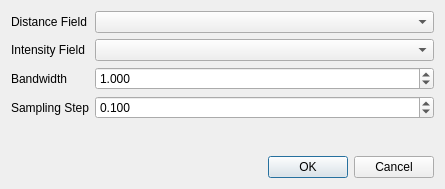
<?xml version="1.0" encoding="UTF-8"?>
<ui version="4.0">
 <class>ccCalibrateDeviceDlg</class>
 <widget class="QDialog" name="ccCalibrateDeviceDlg">
  <property name="geometry">
   <rect>
    <x>0</x>
    <y>0</y>
    <width>445</width>
    <height>189</height>
   </rect>
  </property>
  <property name="windowTitle">
   <string>Dialog</string>
  </property>
  <layout class="QVBoxLayout" name="verticalLayout">
   <item>
    <layout class="QFormLayout" name="formLayout">
     <item row="0" column="0">
      <widget class="QLabel" name="labelDistance">
       <property name="text">
        <string>Distance Field</string>
       </property>
      </widget>
     </item>
     <item row="0" column="1">
      <widget class="ScalarFieldsComboBox" name="comboDistance"/>
     </item>
     <item row="1" column="0">
      <widget class="QLabel" name="labelIntesity">
       <property name="text">
        <string>Intensity Field</string>
       </property>
      </widget>
     </item>
     <item row="1" column="1">
      <widget class="ScalarFieldsComboBox" name="comboIntensity"/>
     </item>
     <item row="2" column="1">
      <widget class="QDoubleSpinBox" name="spinBandwidth">
       <property name="decimals">
        <number>3</number>
       </property>
       <property name="value">
        <double>1.000000000000000</double>
       </property>
      </widget>
     </item>
     <item row="3" column="1">
      <widget class="QDoubleSpinBox" name="spinSamplingStep">
       <property name="decimals">
        <number>3</number>
       </property>
       <property name="value">
        <double>0.100000000000000</double>
       </property>
      </widget>
     </item>
     <item row="2" column="0">
      <widget class="QLabel" name="labelBandWidth">
       <property name="text">
        <string>Bandwidth</string>
       </property>
      </widget>
     </item>
     <item row="3" column="0">
      <widget class="QLabel" name="labelSamplingStep">
       <property name="text">
        <string>Sampling Step</string>
       </property>
      </widget>
     </item>
    </layout>
   </item>
   <item>
    <widget class="QDialogButtonBox" name="buttonBox">
     <property name="orientation">
      <enum>Qt::Horizontal</enum>
     </property>
     <property name="standardButtons">
      <set>QDialogButtonBox::Cancel|QDialogButtonBox::Ok</set>
     </property>
    </widget>
   </item>
  </layout>
 </widget>
 <customwidgets>
  <customwidget>
   <class>ScalarFieldsComboBox</class>
   <extends>QComboBox</extends>
   <header location="global">qtHelper.h</header>
  </customwidget>
 </customwidgets>
 <resources/>
 <connections>
  <connection>
   <sender>buttonBox</sender>
   <signal>accepted()</signal>
   <receiver>ccCalibrateDeviceDlg</receiver>
   <slot>accept()</slot>
   <hints>
    <hint type="sourcelabel">
     <x>248</x>
     <y>254</y>
    </hint>
    <hint type="destinationlabel">
     <x>157</x>
     <y>274</y>
    </hint>
   </hints>
  </connection>
  <connection>
   <sender>buttonBox</sender>
   <signal>rejected()</signal>
   <receiver>ccCalibrateDeviceDlg</receiver>
   <slot>reject()</slot>
   <hints>
    <hint type="sourcelabel">
     <x>316</x>
     <y>260</y>
    </hint>
    <hint type="destinationlabel">
     <x>286</x>
     <y>274</y>
    </hint>
   </hints>
  </connection>
 </connections>
</ui>
